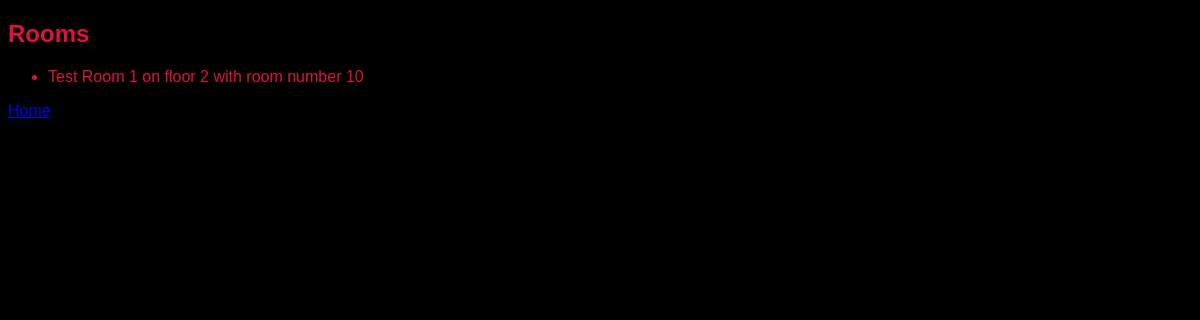
The page /rooms on the database as committed earlier.
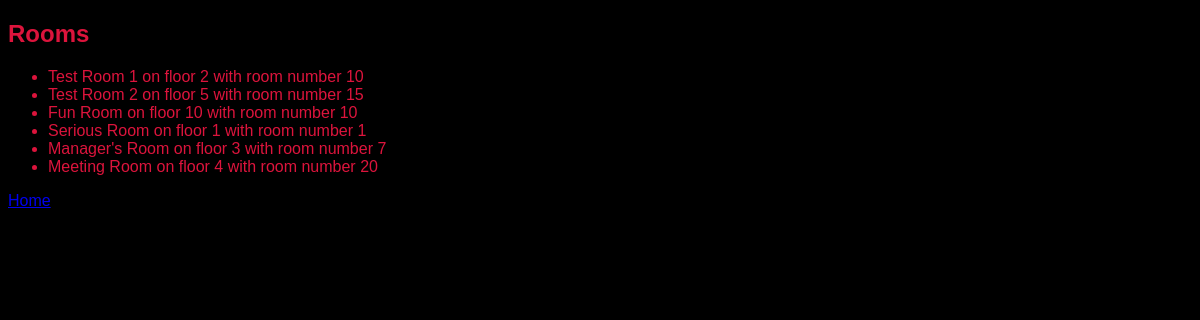
The same page on the database as committed later.
### room/models.py (models this page shows)
class Room(models.Model):
    name = models.CharField(max_length=100)
    floor_number = models.IntegerField()
    room_number = models.IntegerField()
    def __str__(self):
        return f"{self.name} on floor {self.floor_number} with room number {self.room_number}"

### room/views.py (the view)
# urls.py: path('', views.room_list, name="rooms_list"),
def room_list(request):
    return render(request, "room/room_list.html", {"rooms": Room.objects.all()})

### room/templates/room/room_list.html (shortened to what this page needs)
{% extends "base.html" %}
{% block content %}
    <h2>Rooms</h2>
    <ul>
        {% for room in rooms %}
            <li>
                {{room}}
            </li>
        {% endfor %}
    </ul>
    <a href="{% url 'welcome' %}">
        Home
    </a>
{% endblock %}

### website/templates/base.html (shortened to what this page needs)
{% load static %}
<!DOCTYPE html>
<html lang="en">
    <head>
        <link rel="stylesheet" href="{% static 'website/style.css' %}">
    </head>
    <body>
        {% block content %}
        {% endblock %}
    </body>
</html>

### website/static/website/style.css (style rules this page uses)
body { font-family: sans-serif; color: crimson; background-color: black; }

Rows that differ between the two databases and show on the page:
added Room: name+floor_number+room_number "Test Room 2 on floor 5 with room number 15"
added Room: name+floor_number+room_number "Fun Room on floor 10 with room number 10"
added Room: name+floor_number+room_number "Serious Room on floor 1 with room number 1"
added Room: name+floor_number+room_number "Manager's Room on floor 3 with room number 7"
added Room: name+floor_number+room_number "Meeting Room on floor 4 with room number 20"
